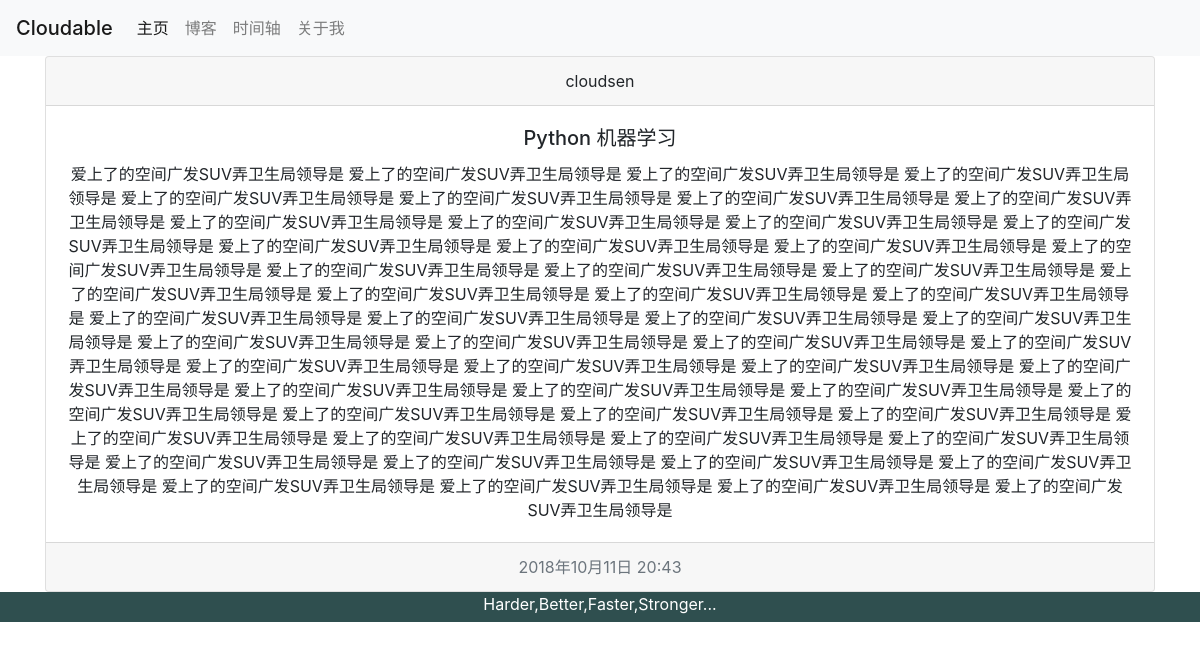
The page /cloudsen_blog/blog/article/1 on the database its author committed.
### cloudsen_blog/models.py (models this page shows)
class Article(models.Model):
    title = models.CharField(max_length=50)
    author = models.CharField(max_length=10)
    tag = models.CharField(max_length=10)
    content = models.TextField()
    create_time = models.DateTimeField(auto_now_add=True)
    update_time = models.DateTimeField(auto_now=True)
    is_deleted = models.BooleanField(default=False)

### cloudsen_blog/views.py (the view)
# urls.py: path('blog/article/<int:article_pk>', views.go_article_detail_page, name='go_article_detail'),
def go_article_detail_page(request: HttpRequest, article_pk: int):
    article = models.Article.objects.get(pk=article_pk)
    context = {'article': article}
    return render(request, 'cloudsen_blog/article-detail.html', context)

### cloudsen_blog/templates/cloudsen_blog/article-detail.html (shortened to what this page needs)
{% extends 'cloudsen_blog/base.html' %}
{% load staticfiles %}
{% block body %}
    <div class="card text-center">
        <div class="card-header">
            {{ article.author }}
        </div>
        <div class="card-body">
            <h5 class="card-title">{{ article.title }}</h5>
            <p class="card-text">{{ article.content }}</p>
        </div>
        <div class="card-footer text-muted">
            {{ article.update_time }}
        </div>
    </div>
{% endblock %}

### rows shown on the page
Article: author "cloudsen", title "Python 机器学习", content "爱上了的空间广发SUV弄卫生局领导是 爱上了的空间广发SUV弄卫生局领导是 爱上了的空间广发SUV弄卫生局领导是 爱上了的空间广发SUV弄卫生局领导是 爱上了的空间广发SUV弄卫生局领导是 爱上了的空间广发SUV弄卫生局领导是 爱上了的空间广发SUV弄卫生局领导是 爱上了的空间广发SUV弄卫生局领导是 爱上了的空间广发SUV弄卫生局领导是 爱上了的空间广发SUV弄卫生局领导是 爱上了的空间广发SUV弄卫生局领导是 爱上了的空间广发SUV弄卫生局领导是 爱上了的空间广发SUV弄卫生局领导是 爱上了的空间广发SUV弄卫生局领导是 爱上了的空间广发SUV弄卫生局领导是 爱上了的空间广发SUV弄卫生局领导是 爱上了的空间广发SUV弄卫生局领导是 爱上了的空间广发SUV弄卫生局领导是 爱上了的空间广发SUV弄卫生局领导是 爱上了的空间广发SUV弄卫生局领导是 爱上了的空间广发SUV弄卫生局领导是 爱上了的空间广发SUV弄卫生局领导是 爱上了的空间广发SUV弄卫生局领导是 爱上了的空间广发SUV弄卫生局领导是 爱上了的空间广发SUV弄卫生局领导是 爱上了的空间广发SUV弄卫生局领导是 爱上了的空间广发SUV弄卫生局领导是 爱上了的空间广发SUV弄卫生局领导是 爱上了的空间广发SUV弄卫生局领导是 爱上了的空间广发SUV弄卫生局领导是 爱上了的空间广发SUV弄卫生局领导是 爱上了的空间广发SUV弄卫生局领导是 爱上了的空间广发SUV弄卫生局领导是 爱上了的空间广发SUV弄卫生局领导是 爱上了的空间广发SUV弄卫生局领导是 爱上了的空间广发SUV弄卫生局领导是…", update_time "2018年10月11日 20:43"
